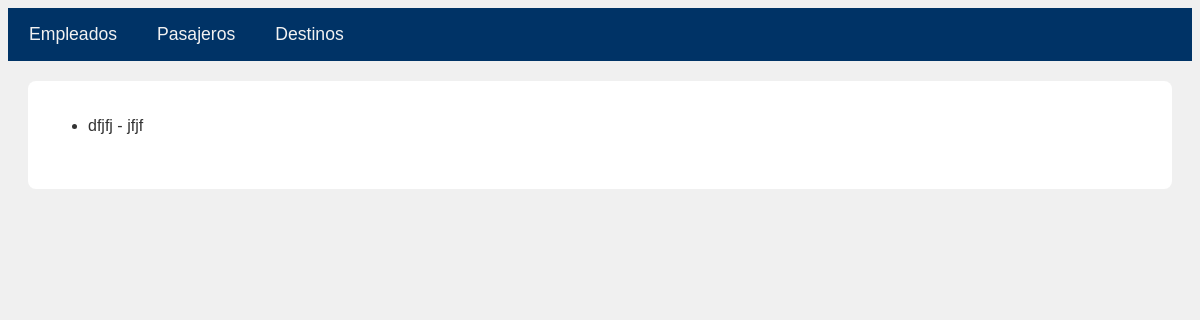
The app's page /destinos/lista/, older data.
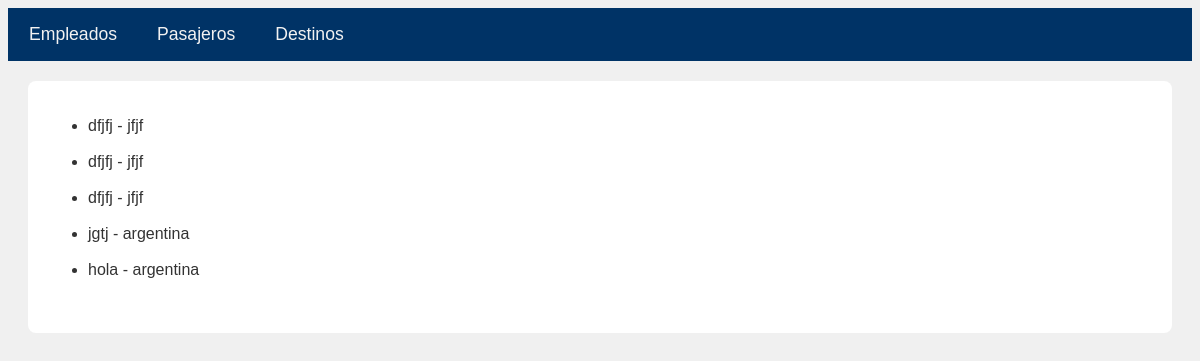
The same page, newer data.
### destinos/models.py (models this page shows, shortened)
class Destinos(models.Model):
    ciudad = models.CharField(max_length=50)
    pais = models.CharField(max_length=50)

### destinos/views.py (the view)
# urls.py: path('lista/', lista_destinos, name='lista-destinos'),
def lista_destinos(request):
    modelos = Destinos.objects.all()
    contexto = {
        "destinos": modelos
    }
    return render(request, 'destinos/lista-destinos.html', context=contexto)

### destinos/templates/destinos/lista-destinos.html (shortened to what this page needs)
{% extends 'destinos/base.html' %}
{% block aerolinea %}
<div>
    <ul>
        {% for destinos in destinos %}
            <li>{{ destinos.ciudad }} - {{destinos.pais}} </li>
        {% endfor %}
    </ul>
</div>
{% endblock %}

Row changes from the older to the newer data that the page shows:
added Destinos: ciudad "dfjfj", pais "jfjf"
added Destinos: ciudad "dfjfj", pais "jfjf"
added Destinos: ciudad "jgtj", pais "argentina"
added Destinos: ciudad "hola", pais "argentina"
